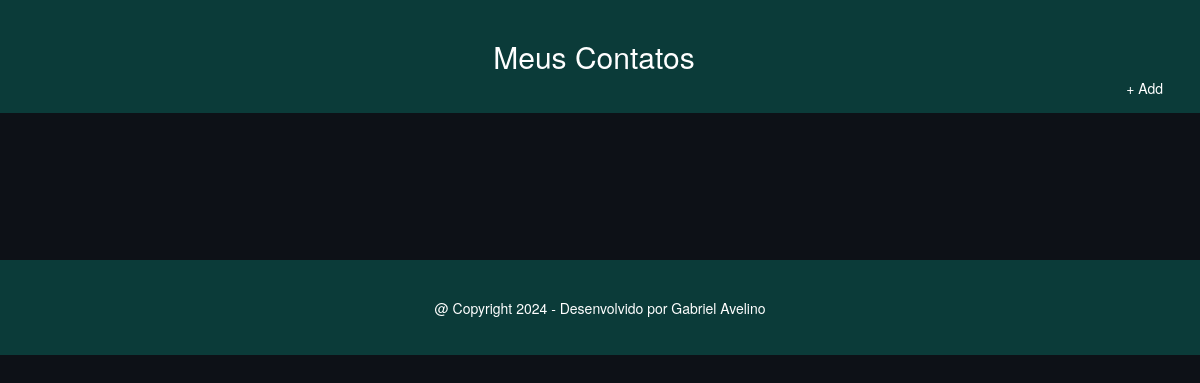
/, run on an earlier commit of the app's database.
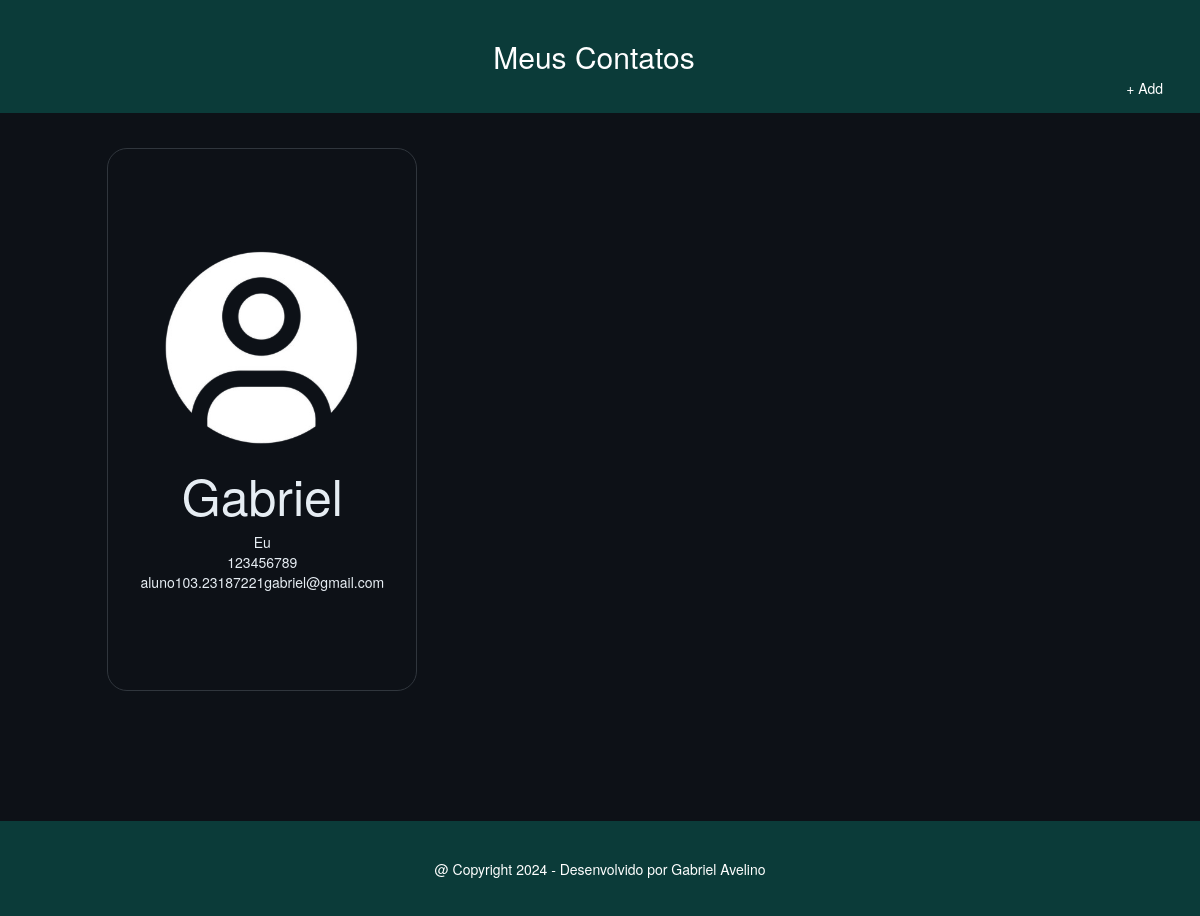
And on a later commit of the database.
### mycontacts/models.py (models this page shows)
class Contact(models.Model):
    foto = models.ImageField(upload_to=uploadImageFormater, null=True, blank=True)
    name = models.CharField(max_length=200)
    relation = models.CharField(max_length=200)
    phone = models.CharField(max_length=200)
    email = models.CharField(max_length=200)

### mycontacts/views.py (the view)
# urls.py: re_path(r'^$', views.show),
def show(request):
    contact_list = Contact.objects.all()
    return render(request, 'mycontacts/show.html',{'contacts': contact_list})

### mycontacts/templates/mycontacts/show.html
{% extends 'mycontacts/background.html' %}
{% load static %}
{% block content %}
<div class="container-show">
    <ul class="grid" style="list-style-type: none">
    {% for contact in contacts %}
    <li>
        <div>
            {% if contact.foto %}
                <img class="user_img" src="{{ contact.foto.url }}" alt="">
            {% else %}
                <img class="user_img" src="{% static 'img/user.png' %}" alt="">
            {% endif %}
            <h2 class="name">{{ contact.name }}</h2>
            <div class="relation">{{ contact.relation }}</div>
            <div class="phone">{{ contact.phone }}</div>
            <div class="email"><a href='{{ contact.email }}'>{{ contact.email }}</a> </div>
        </div>
    </li>
    {%  endfor %}
    </ul>
</div>
{% endblock content %}

### mycontacts/templates/mycontacts/background.html (shortened to what this page needs)
{% load static %}
<!DOCTYPE HTML>
<html lang="en-US">
<head>
    <link rel="stylesheet" href="https://maxcdn.bootstrapcdn.com/bootstrap/3.3.5/css/bootstrap.min.css">
    <link rel="stylesheet" href="https://maxcdn.bootstrapcdn.com/bootstrap/3.3.5/css/bootstrap-theme.min.css">
    <link rel="stylesheet" type="text/css" href="{% static 'css/show.css' %}">
    <link rel="stylesheet" type="text/css" href="{% static 'css/add.css' %}">
</head>
<body>
    <div class="header">
        <h2><a href="/">Meus Contatos</a></h2>
        <div class="pull-right">
		    <a href="/add">+ Add</a>
		</div>
    </div>
    <div class="body">
            {% block content %}
    </div>
    <div class="footer">
        <p>@ Copyright 2024 - Desenvolvido por Gabriel Avelino</p>
    </div>
</body>
</html>

### mycontacts/static/css/show.css (style rules this page uses)
html { height: 100%; }
.name { font-size: 50px; }
.grid { overflow: hidden; padding: 2em 2em; max-width: 76em; margin: 0 auto; }
.grid li { padding: 0 0.8em 1.3em; }
.grid li>div { border-bottom: 1.8px solid #30363D; border-right: 1.4px solid #30363D; border-left: 0.7px solid #30363D; border-top: 0.6px solid #30363D; border-radius: 20px; color: #E6EDF3; background: #0D1117; padding: 7em 2em; text-align: center; }
.grid li a { color: #E6EDF3; transition: all ease 0.5s; }
@media all and (min-width: 27em) { .grid li { width: 100%; float: left; } }
@media all and (min-width: 40em) { .grid li { width: 50%; } }
@media all and (min-width: 60em) { .grid li { width: 33%; } }
.container-show { padding-top: 10%; padding-bottom: 7%; }
body { background-color: #0D1117; position: relative; margin: 0; min-height: 100%; }
.footer { color: white; text-align: center; padding: 0.5px; display: flex; justify-content: center; align-items: center; width: 100%; height: 95px; background-color: #0b3B39; }
.footer>p { margin: 0; }
.header { color: white; background-color: #0B3B39; width: 100%; position: fixed; text-align: center; transition: top .2s ease-in; }
.header a { text-decoration: none; display: block; color: white; background: center center no-repeat; border-radius: 5px; margin-right: 12px; padding: 15px 25px; transition: 1s all ease; }
.user_img { width: 200px; height: 200px; }
.header h2 a { position: relative; top: 20px; text-decoration: none; color: white; padding: 0px 0px; }

What changed in the data, as far as the page shows it:
added Contact: name "Gabriel", relation "Eu", phone "123456789", email "aluno103.23187221gabriel@gmail.com"
